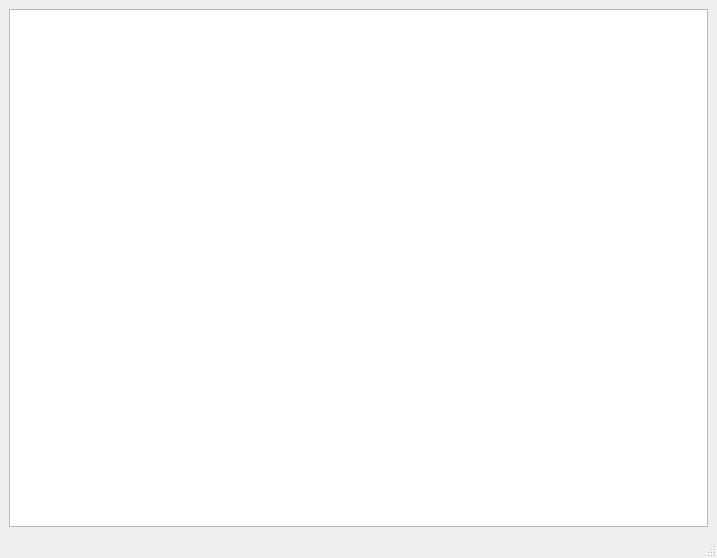
<?xml version="1.0" encoding="UTF-8"?>
<ui version="4.0">
 <class>MainWindow</class>
 <widget class="QMainWindow" name="MainWindow">
  <property name="geometry">
   <rect>
    <x>0</x>
    <y>0</y>
    <width>717</width>
    <height>558</height>
   </rect>
  </property>
  <property name="windowTitle">
   <string>Информация о кофе</string>
  </property>
  <widget class="QWidget" name="centralwidget">
   <layout class="QGridLayout" name="gridLayout">
    <item row="0" column="0">
     <widget class="QTableView" name="tableView"/>
    </item>
   </layout>
  </widget>
  <widget class="QMenuBar" name="menubar">
   <property name="geometry">
    <rect>
     <x>0</x>
     <y>0</y>
     <width>717</width>
     <height>21</height>
    </rect>
   </property>
  </widget>
  <widget class="QStatusBar" name="statusbar"/>
 </widget>
 <resources/>
 <connections/>
</ui>
